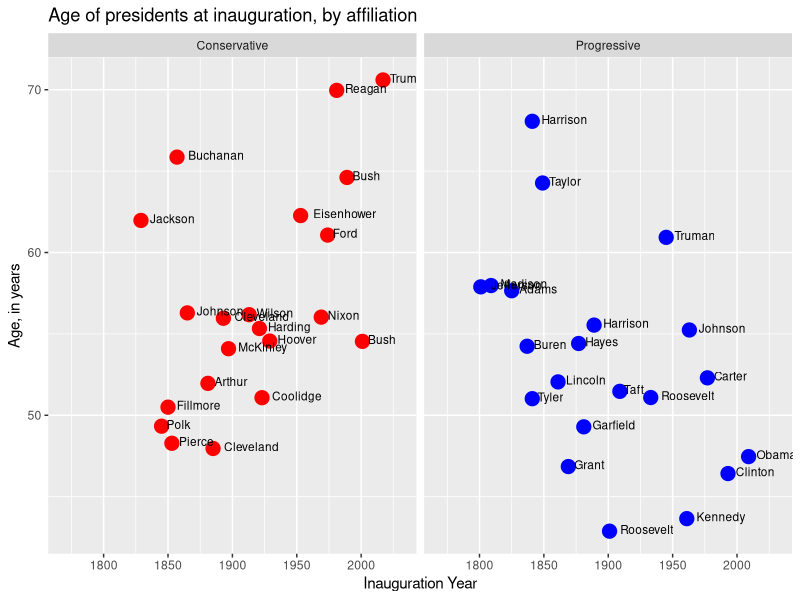
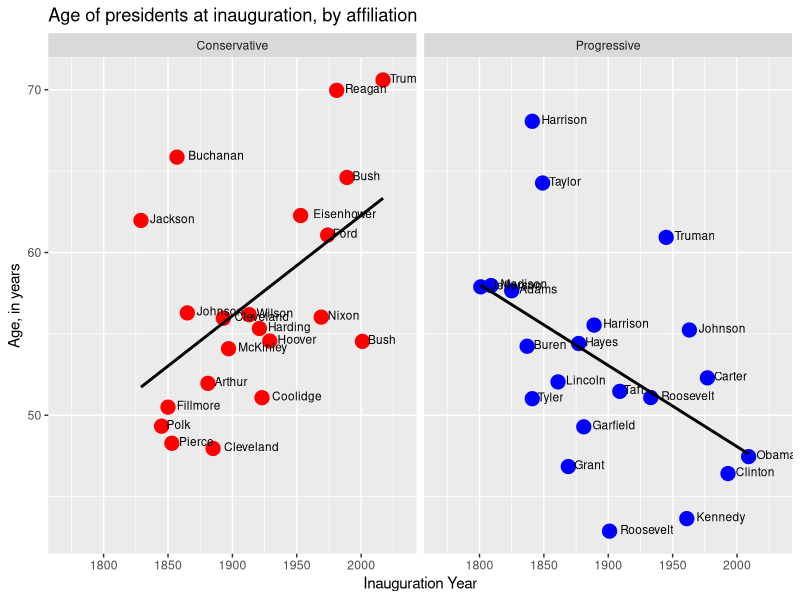
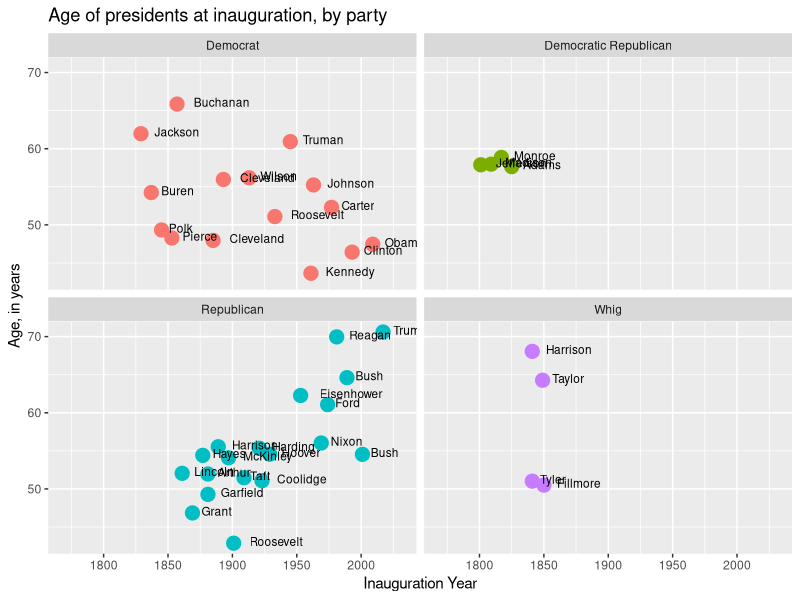
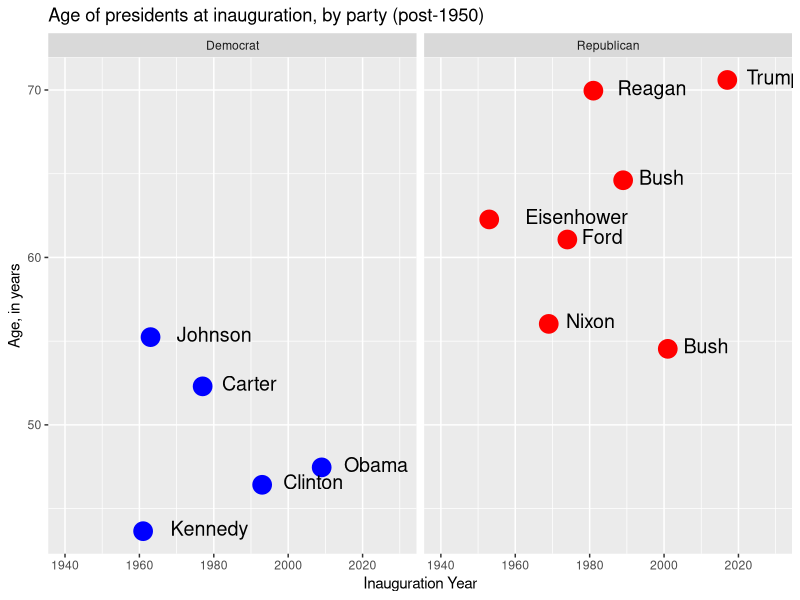
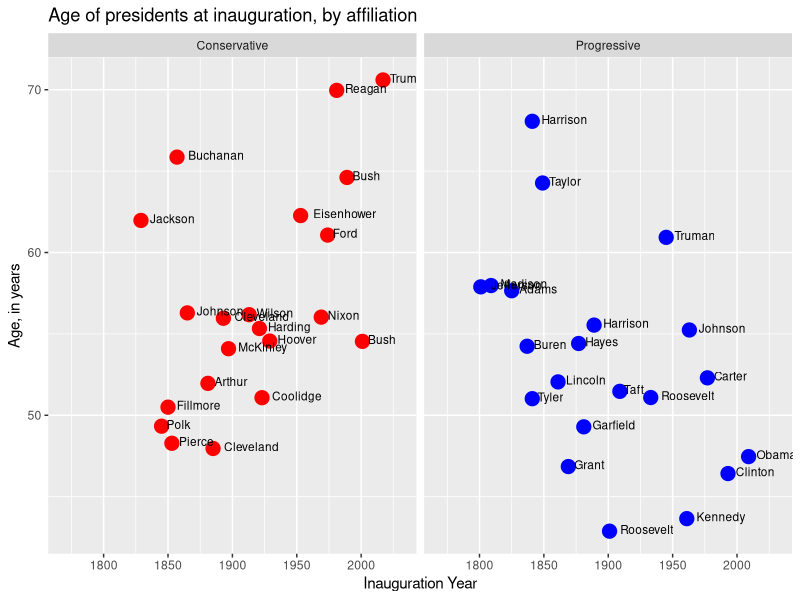
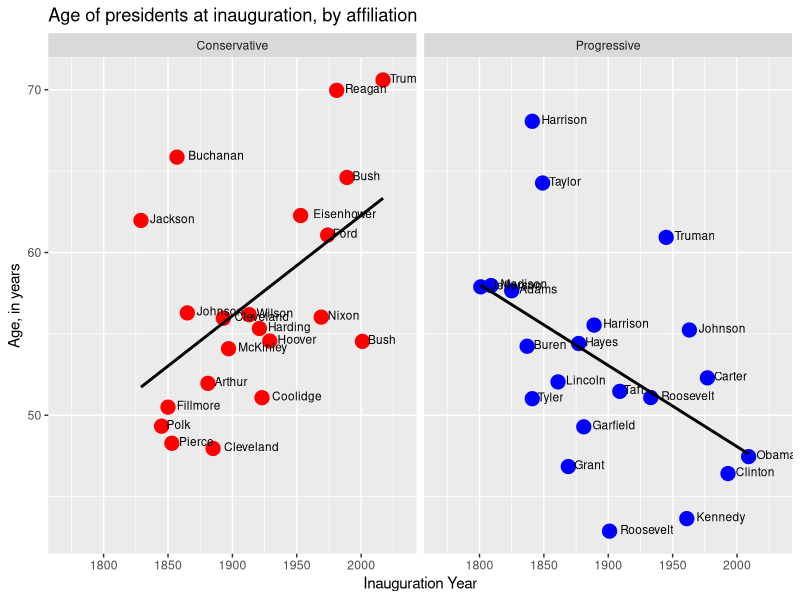
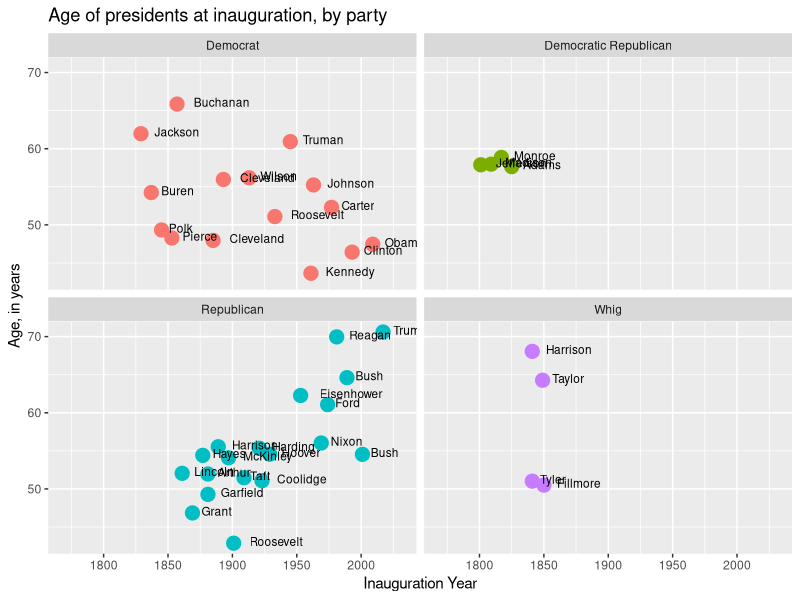
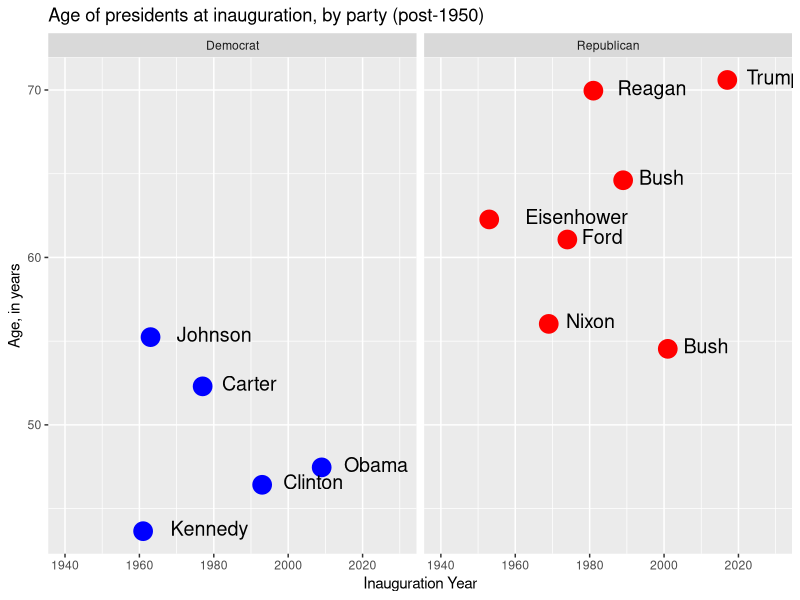

These figures' R source, in order:
## ---- chunk 1
knitr::opts_chunk$set(echo = TRUE)
## ---- chunk 2
library(tidyverse)
## ---- chunk 3
all = read_csv("presidents.csv")
names(all)
## ---- chunk 4
full_names = all$president
all$last_name = sapply(strsplit(full_names, split = " "),
                        function(x) x[length(x)])
all$last_name
## ---- chunk 5
affiliations = all[which(all$affiliation != "None"), ]
post_1950 = all[which(all$inauguration_year > 1950), ]
parties = all[which(!(all$party %in% c("Non-partisan",
                                       "National Union",
                                       "Federalist"))), ] # only one value for each of these parties
## ---- chunk 6
affiliation_labeller = function(variable, value) {
  affiliation_names = list("P" = "Progressive",
                           "C" = "Conservative")
  label = affiliation_names[value]
  return(label)
}
## ---- chunk 7
affiliations_plot =
  ggplot(affiliations,
         aes(x = inauguration_year,
             y = age)) +
    geom_point(aes(color = affiliation),
               size = 4.5) +
    scale_colour_manual(values = c("C" = "red",
                                   "P" = "blue",
                                   "None" = "black")) +
    geom_text(aes(label = last_name),
              hjust = -0.2,
              vjust = 0.3,
              size = 3) +
    coord_cartesian(xlim = c(1770, 2030)) + 
    facet_wrap(~ affiliation,
               labeller = affiliation_labeller) +
    labs(title = "Age of presidents at inauguration, by affiliation",
         x = "Inauguration Year",
         y = "Age, in years") +
    theme(legend.position = "none")
## ---- chunk 8
affiliations_plot
ggsave("affiliations.jpg")
## ---- chunk 9
affiliations_plot + geom_smooth(color = "black",
                        method = "lm",
                        level = 0)
ggsave("affiliations_lines.jpg")
## ---- chunk 10
party_plot =
  ggplot(parties,
         aes(x = inauguration_year,
             y = age)) +
    geom_point(aes(color = party),
               size = 4.5) +
    geom_text(aes(label = last_name),
              hjust = -0.3,
              vjust = 0.3,
              size = 3) +
    coord_cartesian(xlim = c(1770, 2030)) + 
    facet_wrap(~ party,
               nrow = 2) +
    labs(title = "Age of presidents at inauguration, by party",
         x = "Inauguration Year",
         y = "Age, in years") +
   theme(legend.position = "none")

party_plot
ggsave("parties.jpg")
## ---- chunk 11
post_1950_plot =
  ggplot(post_1950,
         aes(x = inauguration_year,
             y = age)) +
    geom_point(aes(color = party),
               size = 6) +
    geom_text(aes(label = last_name),
              hjust = -0.35,
              vjust = 0.3,
              size = 5) +
    coord_cartesian(xlim = c(1940, 2030)) +
    scale_colour_manual(values = c("Republican" = "red",
                                   "Democrat" = "blue")) +
    facet_wrap(~ party,
               ncol = 2) +
    labs(title = "Age of presidents at inauguration, by party (post-1950)",
         x = "Inauguration Year",
         y = "Age, in years") +
   theme(legend.position = "none")

post_1950_plot
ggsave("post_1950.jpg")
